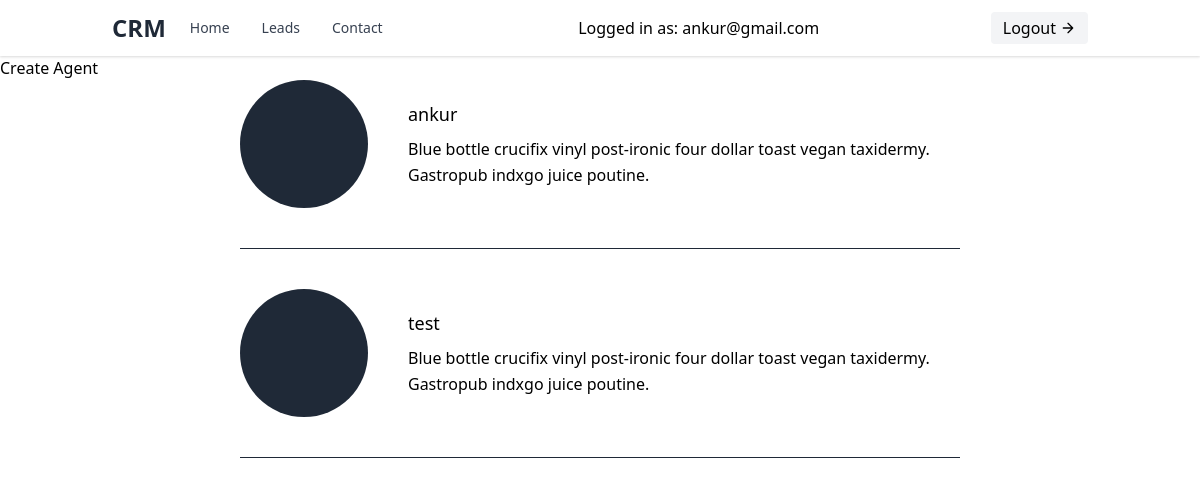
/agents/ (signed in), run on an earlier commit of the app's database.
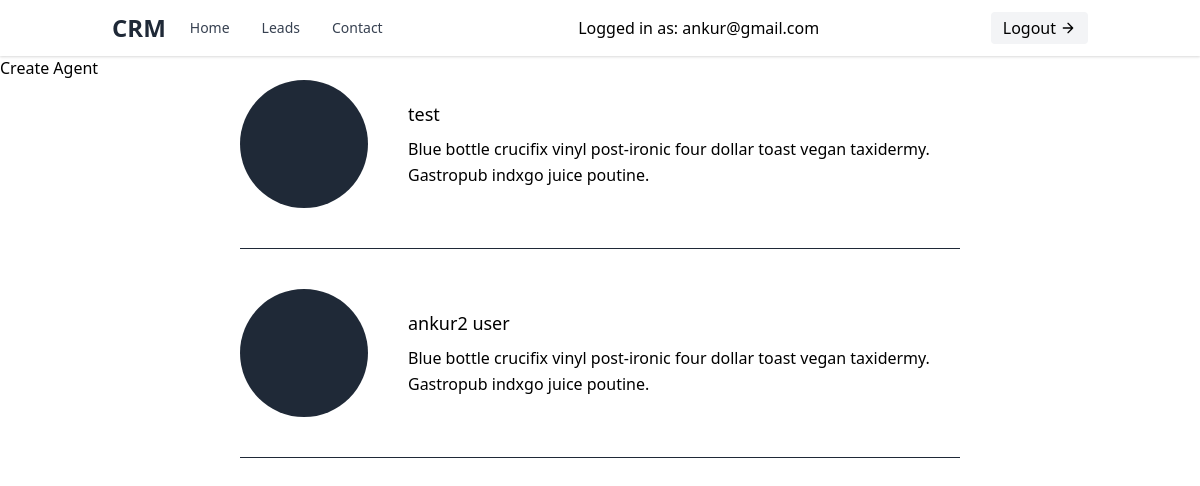
And on a later commit of the database.
### leads/models.py (models this page shows, shortened)
class User(AbstractUser):
    is_company = models.BooleanField(default=True)
    is_agent = models.BooleanField(default=False)

class Agent(models.Model):
    user = models.OneToOneField(User, on_delete=models.CASCADE)
    company = models.ForeignKey(UserProfile, on_delete=models.CASCADE, null=False)

### agents/views.py (the view)
# urls.py: path('agents/', AgentListView.as_view(), name='agents'),
class AgentListView(UnauthRequiredMixin, generic.ListView):
    template_name = 'agents.html'
    def get_queryset(self):
        company = self.request.user.userprofile
        return Agent.objects.filter(company=company)

### agents/mixins.py (called while the page is built)
    def dispatch(self, request, *args, **kwargs):
        if not request.user.is_authenticated or not request.user.is_company:
            return redirect("/leads")
        return super().dispatch(request, *args, **kwargs)

### templates/agents.html (shortened to what this page needs)
{% extends 'base.html' %}
{% block content %}
<a href="{% url 'agents:agents-create' %}">Create Agent</a>
{% for agent in object_list %}
      <div class="flex items-center lg:w-3/5 mx-auto border-b pb-10 mb-10 border-gray-800 sm:flex-row flex-col">
        <div class="sm:w-32 sm:h-32 h-20 w-20 sm:mr-10 inline-flex items-center justify-center rounded-full text-indigo-400 bg-gray-800 flex-shrink-0">
        </div>
        <div class="flex-grow sm:text-left text-center mt-6 sm:mt-0">
            <a href="{% url 'agents:agent-detail' agent.pk %}">
                <h2 class="text-black text-lg title-font font-medium mb-2">{{agent.user.username}} {{agent.user.last_name}}</h2>
                <p class="leading-relaxed text-base">Blue bottle crucifix vinyl post-ironic four dollar toast vegan taxidermy. Gastropub indxgo juice poutine.</p>
            </a>
        </div>
      </div>
{% endfor %}
{% endblock %}

### templates/base.html (shortened to what this page needs)
{% load static %}
<!DOCTYPE html>
<html lang="en">
<head>
    <link href="https://unpkg.com/tailwindcss@^2/dist/tailwind.min.css" rel="stylesheet" type="text/css">
    <link rel="stylesheet" href="/static/style.css" />
</head>
<body>
    <nav class="bg-white dark:bg-gray-800 shadow">
        <div class="container mx-auto px-6 py-3 md:flex">
            <div class="flex justify-between items-center">
                <div>
                    <a class="text-gray-800 dark:text-white text-xl font-bold md:text-2xl hover:text-gray-700 dark:hover:text-gray-300" href="#">CRM</a>
                </div>
            </div>
            <div class="w-full hidden md:flex md:items-center md:justify-between">
                <div class="flex flex-col -mx-4 px-2 py-3 md:flex-row md:mx-0 md:py-0">
                    <a href="/" class="py-1 px-2 text-gray-700 dark:text-gray-200 rounded text-sm font-medium hover:bg-gray-900 hover:text-gray-100 md:mx-2">Home</a>
                    <a href="{% url 'leads:all' %}" class="py-1 px-2 text-gray-700 dark:text-gray-200 rounded text-sm font-medium hover:bg-gray-900 hover:text-gray-100 md:mx-2">Leads</a>
                    <a href="#" class="py-1 px-2 text-gray-700 dark:text-gray-200 rounded text-sm font-medium hover:bg-gray-900 hover:text-gray-100 md:mx-2">Contact</a>
                </div>
                {% if request.user.is_authenticated %}
                Logged in as: {{request.user.email}}
                <a href="{%url 'leads:logout'%}">
                    <button class="inline-flex items-center bg-gray-100 border-0 py-1 px-3 focus:outline-none hover:bg-gray-200 rounded text-base mt-4 md:mt-0">Logout
                        <svg fill="none" stroke="currentColor" stroke-linecap="round" stroke-linejoin="round" stroke-width="2" class="w-4 h-4 ml-1" viewBox="0 0 24 24">
                        <path d="M5 12h14M12 5l7 7-7 7"></path>
                        </svg>
                    </button>
                </a>
                {% endif %}
            </div>
        </div>
    </nav>
    {% block content %}
    {% endblock %}
</body>
</html>

What changed in the data, as far as the page shows it:
removed Agent: user.username "ankur"
added Agent: user.username "ankur2", user.last_name "user"
